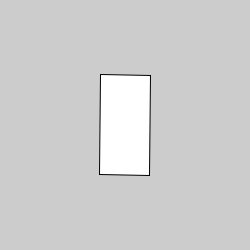
Frame 1 (no input)
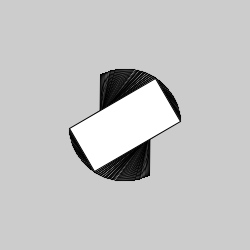
Frame 60 (the mouse pressed at the canvas centre just before this capture)
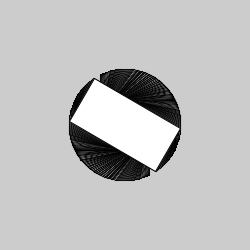
Frame 120 (the mouse held since frame 60 and released just before this capture)

The Processing sketch that drew these frames (run headless with seeded random() and noise(); from frame 60 on, the mouse is pressed at the canvas centre):

// Processing sketch: Class6_09_PushPopMatrixRotate
// ── Class6_09_PushPopMatrixRotate.pde
void setup() {
  size(250, 250);
}

void draw() {

  pushMatrix();
  
  translate(width/2,height/2);
  rotate(radians(frameCount));
  rectMode(CENTER);
  rect(0,0, 50, 100);

  popMatrix();
}
